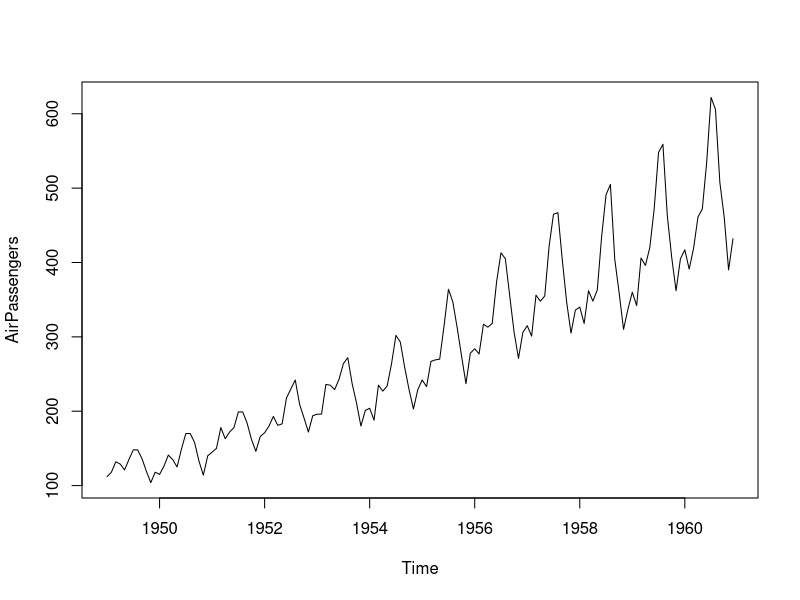
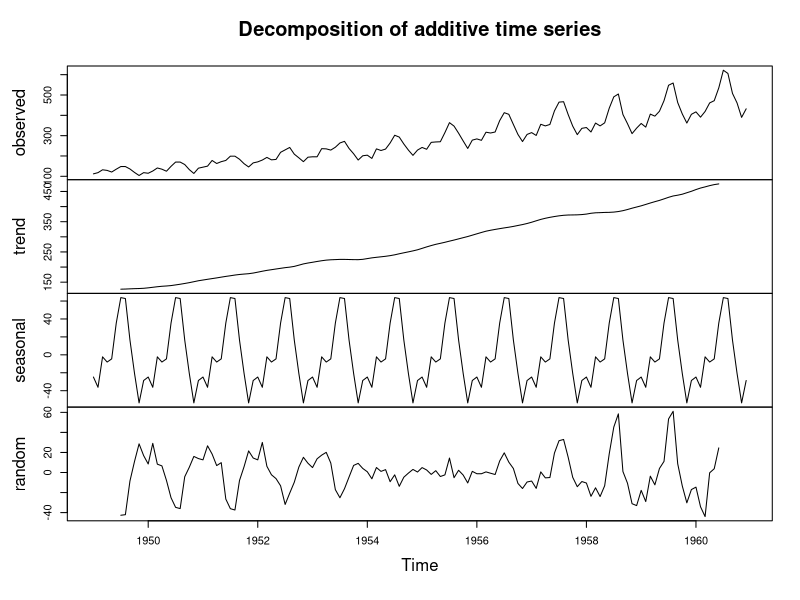
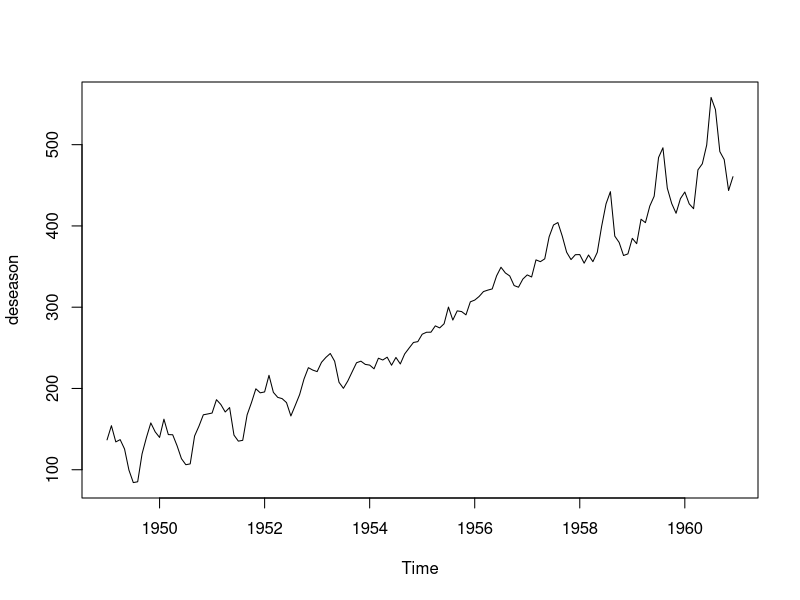
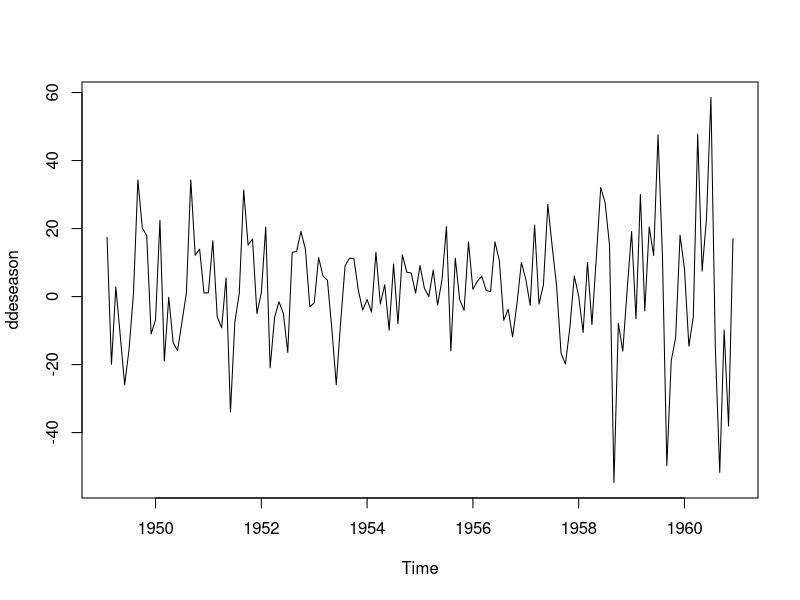

These figures' R source, in order:
data("AirPassengers")
print(AirPassengers)

plot.ts(AirPassengers)
decom_file <- decompose(AirPassengers)
plot(decom_file)

print(decom_file)

library(forecast)
deseason <- seasadj(decom_file)
plot(deseason)
ddeseason <- diff(deseason)
plot.ts(ddeseason)
